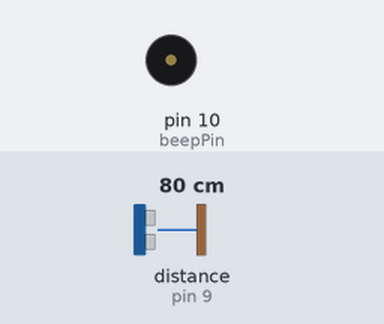
A sketch run on a simulated Arduino Uno, built with avr-gcc and run on an emulated ATmega328P. Shown: buzzer (waves = sounding, pin HIGH). Wiring (inferred from the names in the program): ultrasonic range finder: trigger pin 8; echo pin 9. The test bench sets the inputs (shaded band); at power-on: distance to the obstacle (sensor on pin 9) 80 cm. The echo pulse lasts 58.3 µs per cm; pins used as bus, display or sensor lines are not drawn.

Above: at 1.2 s.
1.3 s: distance to the obstacle (sensor on pin 9) set to 18 cm
At 1.63 s:
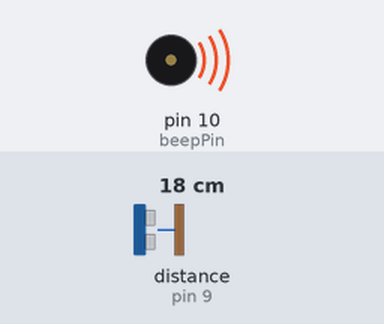
4.3 s: distance to the obstacle (sensor on pin 9) set to 2 cm
At 4.53 s:
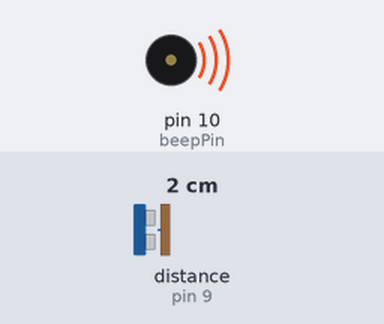
Timing chart, 0 to 7.3 s (numbered marks = the images above; inputs shaded):
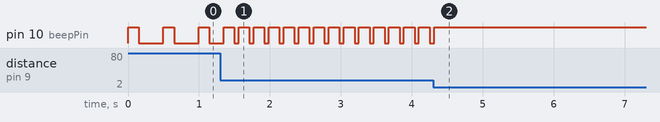

Measured:
- after the input at 1.3 s, pin 10 (beepPin): alternates HIGH for 0.15 s and LOW for 0.06 s, starting after 0.05 s
- after the input at 4.3 s, pin 10 (beepPin): goes on until 4.3 s, then stays HIGH
- by itself, pin 10 (beepPin): alternates HIGH for 0.15 s and LOW for 0.35 s

The sketch:

code.ino
```cpp
#define trigPin 8
#define echoPin 9
#define beepPin 10
#define scalefactor 10

int inches = 0;
unsigned long duration = 0;
unsigned long maxtime = 1000;
unsigned long i = 1;
unsigned long time2 = 0;
unsigned long time1 = 0;

void setup(){
  pinMode(trigPin, OUTPUT);
  pinMode(echoPin, INPUT);
  pinMode(beepPin, OUTPUT);
}

void logdistance(){
  time1 = millis();
  digitalWrite(trigPin, HIGH);
  delayMicroseconds(10);
  digitalWrite(trigPin, LOW);
  duration = pulseIn(echoPin, HIGH);
  inches = duration/148;
  time2 = millis();
  maxtime = scalefactor*inches;
}

void delayandcheckdistance(){
  i=1;
  while(1){
    if (i % 60 == 0){
      logdistance();
    }
    delay(1);
    ++i;
    if (i >= maxtime){
      break;
    }
  }
}

void beep(){
  digitalWrite(beepPin, HIGH);
  delay(90);
  logdistance();
  if(time2-time1 < 30){
    delay(60-(time2-time1));
  }
  digitalWrite(beepPin, LOW);
}

void loop(){
  beep();
  delayandcheckdistance();
}
```
